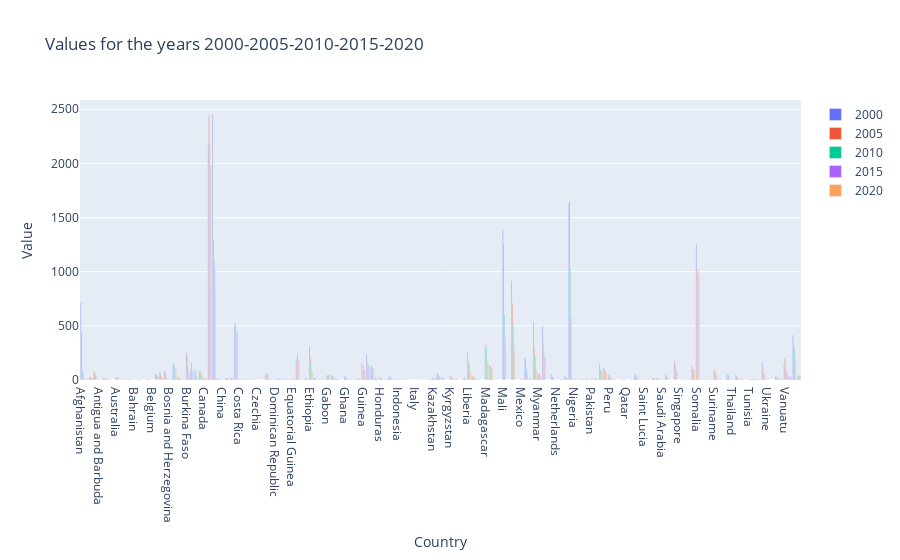

The cell this chart's notebook holds for it:
### Code cell
# Plotting the graph

# Select the years to plot
years = ['2000', '2005', '2010', '2015', '2020']

# Create a new Figure
fig = go.Figure()

# Add a bar for each year
for year in years:
    fig.add_trace(go.Bar(
        x=mergeN['Area'],
        y=mergeN[year+'rel'],
        name=year
    ))

# Change the bar mode to group
fig.update_layout(barmode='group')

# Add labels and title
fig.update_layout(
    title='Values for the years 2000-2005-2010-2015-2020',
    xaxis_title='Country',
    yaxis_title='Value'
)

# Show the plot
fig.show()

### Figure 1 — Plotly figure (JSON) as saved in the notebook; plotly's stock layout.template omitted (floating-point values rounded to 4 significant figures; data arrays with more than 128 entries replaced by an {"elided": "..."} marker saying what was removed)
{"data": [{"name": "2000", "type": "bar", "x": {"elided": "164 str values"}, "y": {"elided": "164 float values"}}, {"name": "2005", "type": "bar", "x": {"elided": "164 str values"}, "y": {"elided": "164 float values"}}, {"name": "2010", "type": "bar", "x": {"elided": "164 str values"}, "y": {"elided": "164 float values"}}, {"name": "2015", "type": "bar", "x": {"elided": "164 str values"}, "y": {"elided": "164 float values"}}, {"name": "2020", "type": "bar", "x": {"elided": "164 str values"}, "y": {"elided": "164 float values"}}], "layout": {"barmode": "group", "title": {"text": "Values for the years 2000-2005-2010-2015-2020"}, "xaxis": {"title": {"text": "Country"}}, "yaxis": {"title": {"text": "Value"}}}}
